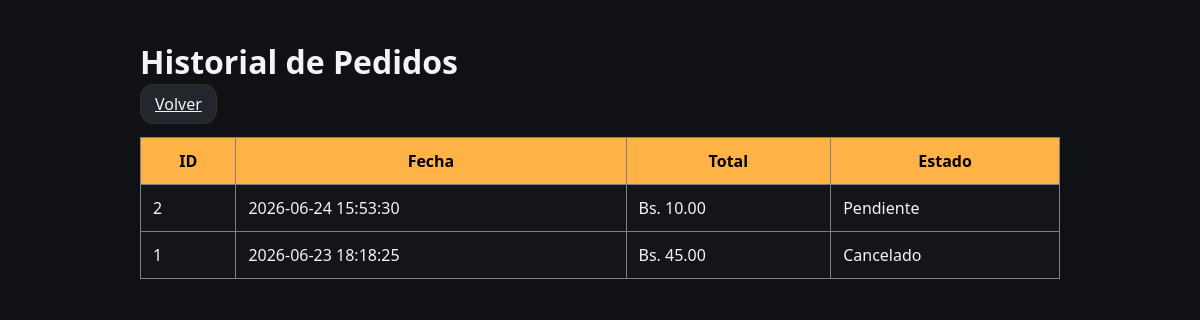
/cliente/historial_pedidos.php (signed in), run on the app's committed database.
### tables this page shows
CREATE TABLE `pedidos` (
  `id_pedido` int(11) NOT NULL,
  `id_usuario` int(11) NOT NULL,
  `tipo_pedido` enum('Mesa','Delivery') NOT NULL,
  `numero_mesa` varchar(10) DEFAULT NULL,
  `direccion` varchar(255) DEFAULT NULL,
  `total` decimal(10,2) NOT NULL,
  `estado` enum('Pendiente','Preparando','Entregado','Cancelado') DEFAULT 'Pendiente',
  `fecha_pedido` datetime DEFAULT current_timestamp()
);

### cliente/historial_pedidos.php (the view, shortened to what this page needs)
<?php
include("../config/conexion.php");
$idUsuario = $_SESSION["id_usuario"];
$stmt = $conexion->prepare("
SELECT *
FROM pedidos
WHERE id_usuario = ?
ORDER BY fecha_pedido DESC
");
$stmt->bind_param("i", $idUsuario);
$stmt->execute();
$resultado = $stmt->get_result();
?>
<!DOCTYPE html>
<html lang="es">
<head>
<link rel="stylesheet" href="../css/styles.css">
</head>
<body>
<main style="max-width:1000px;margin:auto;padding:40px;">
<h1>
Historial de Pedidos
</h1>
<a href="dashboard.php" class="btn">
Volver
</a>
<br><br>
<table border="1" cellpadding="10">
<tr>
<th>ID</th>
<th>Fecha</th>
<th>Total</th>
<th>Estado</th>
</tr>
<?php while($pedido = $resultado->fetch_assoc()) { ?>
<tr>
<td>
<?php echo $pedido["id_pedido"]; ?>
</td>
<td>
<?php echo $pedido["fecha_pedido"]; ?>
</td>
<td>
Bs. <?php echo number_format($pedido["total"],2); ?>
</td>
<td>
<?php echo $pedido["estado"]; ?>
</td>
</tr>
<?php } ?>
</table>
</main>
</body>
</html>

### css/styles.css (style rules this page uses)
* { margin: 0; padding: 0; box-sizing: border-box; }
html, body { width: 100%; min-height: 100%; background: var(--bg); color: var(--text); font-family: 'Segoe UI', sans-serif; overflow-x: hidden; }
:root { --bg: #0f1115; --card: #141518; --text: #f4f4f6; --muted: #9aa0a6; --primary: #ffb347; --radius: 14px; --transition: 0.25s ease; }
main { width: 100%; padding: 40px 5%; }
h1, h2, h3, h4 { margin-bottom: 10px; }
.btn { padding: 8px 14px; border-radius: var(--radius); border: 1px solid #333; background: #24262d; color: var(--text); cursor: pointer; transition: var(--transition); }
table { width:100%; border-collapse:collapse; background:#141518; }
table th { background:#ffb347; color:#000; padding:12px; }
table td { padding:12px; }
main { max-width:1200px; margin:auto; }

### data on the page
pedidos: id_pedido "2", fecha_pedido "2026-06-24 15:53:30", total "10.00", estado "Pendiente"
pedidos: id_pedido "1", fecha_pedido "2026-06-23 18:18:25", total "45.00", estado "Cancelado"
